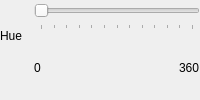
            <widget class="QWidget" name="wgtCustomLayerColor" native="true">
             <layout class="QHBoxLayout" name="horizontalLayout_4">
              <property name="spacing">
               <number>-1</number>
              </property>
              <property name="leftMargin">
               <number>0</number>
              </property>
              <property name="topMargin">
               <number>0</number>
              </property>
              <property name="rightMargin">
               <number>0</number>
              </property>
              <property name="bottomMargin">
               <number>0</number>
              </property>
              <item>
               <layout class="QVBoxLayout" name="vblHue">
                <item>
                 <widget class="QLabel" name="lblHue">
                  <property name="text">
                   <string>Hue</string>
                  </property>
                 </widget>
                </item>
                <item>
                 <spacer name="verticalSpacer">
                  <property name="orientation">
                   <enum>Qt::Vertical</enum>
                  </property>
                  <property name="sizeType">
                   <enum>QSizePolicy::Fixed</enum>
                  </property>
                  <property name="sizeHint" stdset="0">
                   <size>
                    <width>28</width>
                    <height>28</height>
                   </size>
                  </property>
                 </spacer>
                </item>
               </layout>
              </item>
              <item>
               <layout class="QVBoxLayout" name="vblHueSlider">
                <property name="leftMargin">
                 <number>0</number>
                </property>
                <property name="topMargin">
                 <number>0</number>
                </property>
                <property name="bottomMargin">
                 <number>0</number>
                </property>
                <item>
                 <widget class="QSlider" name="hsCustomColor">
                  <property name="sizePolicy">
                   <sizepolicy hsizetype="Expanding" vsizetype="Fixed">
                    <horstretch>0</horstretch>
                    <verstretch>0</verstretch>
                   </sizepolicy>
                  </property>
                  <property name="minimumSize">
                   <size>
                    <width>0</width>
                    <height>30</height>
                   </size>
                  </property>
                  <property name="focusPolicy">
                   <enum>Qt::StrongFocus</enum>
                  </property>
                  <property name="maximum">
                   <number>360</number>
                  </property>
                  <property name="singleStep">
                   <number>1</number>
                  </property>
                  <property name="pageStep">
                   <number>10</number>
                  </property>
                  <property name="orientation">
                   <enum>Qt::Horizontal</enum>
                  </property>
                  <property name="tickPosition">
                   <enum>QSlider::TicksBelow</enum>
                  </property>
                  <property name="tickInterval">
                   <number>30</number>
                  </property>
                 </widget>
                </item>
                <item>
                 <layout class="QHBoxLayout" name="hblHueMinMax">
                  <item>
                   <widget class="QLabel" name="lblHueMin">
                    <property name="text">
                     <string>0</string>
                    </property>
                   </widget>
                  </item>
                  <item>
                   <spacer name="horizontalSpacer_2">
                    <property name="orientation">
                     <enum>Qt::Horizontal</enum>
                    </property>
                    <property name="sizeHint" stdset="0">
                     <size>
                      <width>58</width>
                      <height>20</height>
                     </size>
                    </property>
                   </spacer>
                  </item>
                  <item>
                   <widget class="QLabel" name="lblHueMax">
                    <property name="text">
                     <string>360</string>
                    </property>
                   </widget>
                  </item>
                 </layout>
                </item>
               </layout>
              </item>
             </layout>
            </widget>
